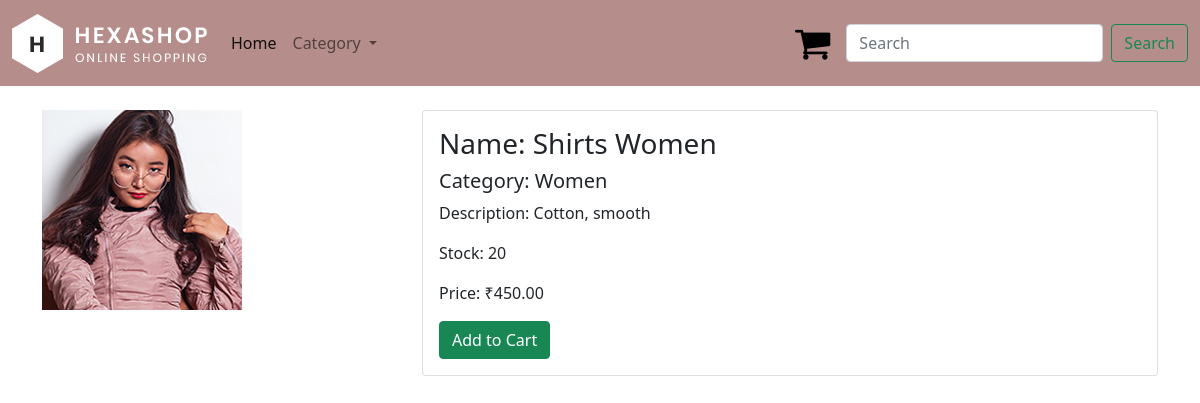
Page /details/3/ on the committed database.
### ecommerceapp/models.py (models this page shows, shortened)
class Products(models.Model):
    name = models.CharField(  max_length=250, unique=True)
    description = models.TextField(blank=True)
    price = models.DecimalField(max_digits=10, decimal_places=2)
    category = models.ForeignKey(Category, on_delete=models.CASCADE)
    image = models.ImageField(upload_to='products')
    stock = models.IntegerField()
    available = models.BooleanField(default=True)
    created = models.DateTimeField(auto_now_add=True)
    updated = models.DateTimeField(auto_now=True)

class Category(models.Model):
    name = models.CharField( max_length=250, unique=True)
    description = models.TextField(blank=True)
    image = models.ImageField( upload_to='category')
    def __str__(self):
        return self.name

### ecommerceapp/views.py (the view)
# urls.py: path('details/<int:proid>/', views.details, name='details'),
def details(request,proid):
    allCategory = Category.objects.all()
    product = Products.objects.get(id=proid)
    return render(request, 'prodetails.html',locals())

### ecommerceapp/context_processors.py (called while the page is built)
def counter(request):
    item_count = 0
    if 'admin' in request.path:
        return {}
    else:
        try:
            cart = Cart.objects.filter(cart_id = _cart_id(request))
            cartitems = CartItem.objects.all().filter(cart=cart[:1])
            for cart_item in cartitems:
                item_count += cart_item.quantity
        except Cart.DoesNotExist:
            item_count = 0
    return dict(item_count=item_count)

### ecommerceapp/views.py (called while the page is built)
def _cart_id(request):
    cart = request.session.session_key
    if not cart:
        cart = request.session.create()
    return cart

### template/prodetails.html (shortened to what this page needs)
{% extends 'base.html' %}
{% block body %}
{% load static %}
<div class="container">
    <div class="row">
      <div class="col-4">
        <img src="{{product.image.url}}" class="img-fluid" alt="product-image">
      </div>
      <div class="col-8">
        <div class="card">
            <div class="card-body">
              <h3>Name: {{product.name}}</h3>
              <h5>Category: {{product.category}}</h5>
              <p>Description: {{product.description}}</p>
              <p>Stock: {{product.stock}}</p>
              <p>Price: ₹{{product.price}}</p>
              <a href="{% url 'add_cart' product.id %}" class="btn btn-success">Add to Cart</a>
            </div>
        </div>
      </div>
    </div>
  </div>
{% endblock body %}

### rows in the picture
Products: image (picture), name "Shirts Women", category "Women", description "Cotton, smooth", stock "20", price "450.00"
